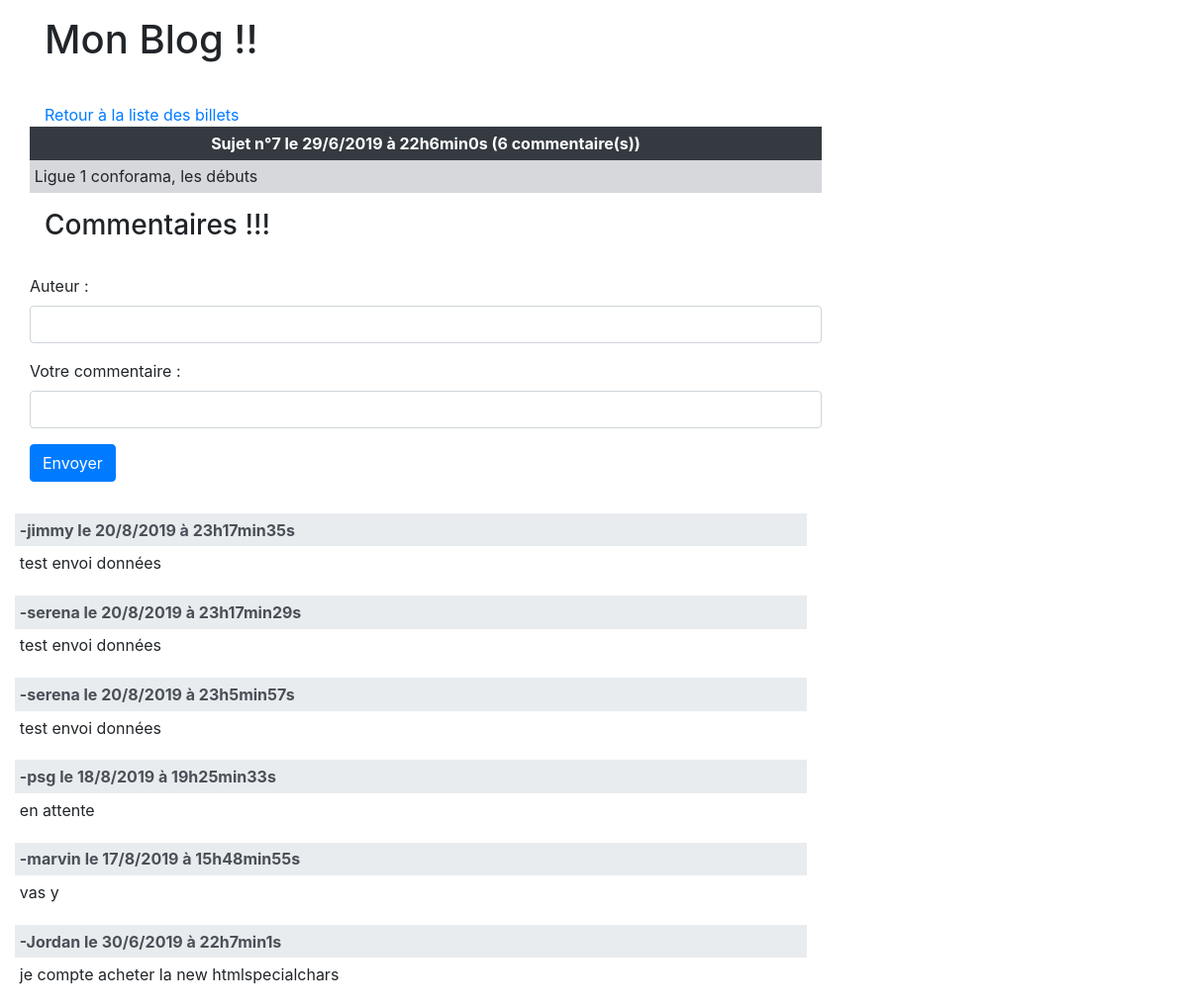
Screenshot of /index.php?action=post&id=7 with the database file from the repository.
### tables this page shows
CREATE TABLE `posts` (
  `id` tinyint(3) UNSIGNED NOT NULL,
  `title` varchar(250) NOT NULL,
  `content` varchar(250) NOT NULL,
  `date_creation` datetime DEFAULT NULL
);

CREATE TABLE `comments` (
  `id` int(11) NOT NULL,
  `id_post` tinyint(3) UNSIGNED DEFAULT NULL,
  `author` varchar(250) NOT NULL,
  `comment` text NOT NULL,
  `date_comment` datetime DEFAULT NULL
);

### controller/frontend.php (called while the page is built, shortened)
<?php
require('model/frontend.php');
function post()
{
    $post = viewPost($_GET['id']);
    $ncomment = nbComment($_GET['id']);
    $ReqComment = listComments($_GET['id']);
    require('view/frontend/postView.php');
}

### model/frontend.php (called while the page is built, shortened)
<?php
function viewPost($postid)
{
	$bdd = dbConnect();
	$req2 = $bdd->prepare('SELECT id, title, content, date_creation, DAY(date_creation) AS jour, MONTH(date_creation) AS mois, YEAR(date_creation) AS annee, HOUR(date_creation) AS heure, MINUTE(date_creation) AS minute, SECOND(date_creation) AS seconde FROM posts  WHERE id=?');
	$req2->execute(array($postid));
	$post = $req2->fetch();
	return $post;
}
function nbComment()
{
	$bdd = dbConnect();
	$nbrcomment = $bdd->prepare('SELECT COUNT(id_post) as nbrmsg FROM comments WHERE id_post=?');
	$nbrcomment->execute(array($_GET['id']));
	$ncomment = $nbrcomment->fetch();
	return $ncomment;
}
function listComments($postid)
{
	$bdd = dbConnect();
	$ReqComment = $bdd->prepare('SELECT author, comment, date_comment, DAY(date_comment) AS jour, MONTH(date_comment) AS mois, YEAR(date_comment) AS annee, HOUR(date_comment) AS heure, MINUTE(date_comment) AS minute, SECOND(date_comment) AS seconde FROM comments WHERE id_post=? ORDER BY ID DESC');
	$ReqComment->execute(array($postid));
	return $ReqComment;
}
function dbConnect()
{
    try
    {
        $bdd = new PDO('mysql:host=localhost;dbname=TpBlog;charset=utf8', 'root', '');
        return $bdd;
    }
    catch(Exception $e)
    {
        die('Erreur : '.$e->getMessage());
    }
}

### view/frontend/postView.php (the view, shortened to what this page needs)
<!DOCTYPE html>
<html>
<head>
</head>
<body>
	<section class="container">
		<header>
			<p><h1>Mon Blog !!</h1></p>
			<br/ >
			<a href="index.php">Retour à la liste des billets</a>
		</header>
		<section class="row">
			<table class="table table-borderless table-sm">
					<thead  class="thead-dark">
						<tr><th><?php echo htmlspecialchars($post['title']) . ' le ' . $post['jour'] . '/' . $post['mois'] . '/' . $post['annee'] . ' à ' . $post['heure'] . 'h' . $post['minute'] . 'min' . $post['seconde'] . 's' ; ?>
						<?php
							echo '(' . htmlspecialchars($ncomment['nbrmsg']) .' commentaire(s))';
					?>
			</th></tr>
					</thead>
						<tr><td class="table-secondary"><?php echo htmlspecialchars($post['content']); ?></td></tr>
			</table><br/>
		</section>
		<br\ >
		<h3>Commentaires !!!</h3>
		<br/ >
			<section class="row">
					<form class="form-group" action=""  method="POST">
						<p><label>Auteur : </label><input class="form-control" type="text" name="author" required></p>
						<p><label>Votre commentaire : </label><input class="form-control" type="text" name="comment" required></p>
						<p><button type="submit" name="submit_msg" class="btn btn-primary">Envoyer</button></p>
					</form>
				<br/ >
				<div class="row">
					<?php
					while ($comments = $ReqComment->fetch())
					{
					?>
					<table class="table table-borderless table-sm">
						<thead  class="thead-light">
							<?php
							$datecom = $comments['jour'] . '/' . $comments['mois'] . '/' . $comments['annee'] . ' à ' . $comments['heure'] . 'h' . $comments['minute'] . 'min' . $comments['seconde'] . 's';
							?>
						<tr><th><?php echo '-'.htmlspecialchars($comments['author']) . ' le ' . $datecom; ?></th></tr></thead>
						<tr><td ><?php echo htmlspecialchars($comments['comment']); ?></td></tr>
					</table><br/>
					<?php
					}
					?>
				</div>
	</section>
	<?php require('template.php'); ?>
</body>
</html>

### public/style.css (style rules this page uses)
body { background-color : white; }
.thead-dark { text-align: center; }
@media (min-width: 868px) { .table, .form-control { width: 800px; } }

### rows the page displays
posts: title "Sujet n°7", content "Ligue 1 conforama, les débuts"
comments: author "jimmy", datecom "20/8/2019 à 23h17min35s", comment "test envoi données"
comments: author "serena", datecom "20/8/2019 à 23h17min29s", comment "test envoi données"
comments: author "serena", datecom "20/8/2019 à 23h5min57s", comment "test envoi données"
comments: author "psg", datecom "18/8/2019 à 19h25min33s", comment "en attente"
comments: author "marvin", datecom "17/8/2019 à 15h48min55s", comment "vas y"
comments: author "Jordan", datecom "30/6/2019 à 22h7min1s", comment "je compte acheter la new htmlspecialchars"

### other values shown
$post['jour'] "29"
$post['mois'] "6"
$post['annee'] "2019"
$post['heure'] "22"
$post['minute'] "6"
$post['seconde'] "0"
$ncomment['nbrmsg'] "6"
